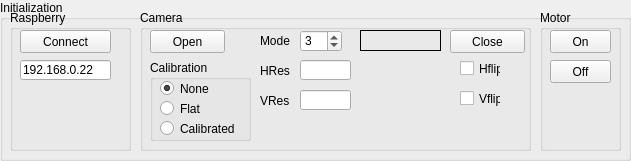
      <widget class="QGroupBox" name="initGroupBox">
       <property name="geometry">
        <rect>
         <x>10</x>
         <y>10</y>
         <width>631</width>
         <height>161</height>
        </rect>
       </property>
       <property name="styleSheet">
        <string notr="true">QGroupBox#initGroupBox { 
     border: 1px solid black; 
 } </string>
       </property>
       <property name="title">
        <string>Initialization</string>
       </property>
       <widget class="QGroupBox" name="cameraGroupBox">
        <property name="geometry">
         <rect>
          <x>140</x>
          <y>10</y>
          <width>391</width>
          <height>141</height>
         </rect>
        </property>
        <property name="title">
         <string>Camera</string>
        </property>
        <widget class="QLabel" name="label_16">
         <property name="geometry">
          <rect>
           <x>120</x>
           <y>20</y>
           <width>47</width>
           <height>21</height>
          </rect>
         </property>
         <property name="text">
          <string>Mode</string>
         </property>
        </widget>
        <widget class="QSpinBox" name="modeBox">
         <property name="geometry">
          <rect>
           <x>160</x>
           <y>20</y>
           <width>42</width>
           <height>22</height>
          </rect>
         </property>
         <property name="minimum">
          <number>0</number>
         </property>
         <property name="maximum">
          <number>7</number>
         </property>
         <property name="value">
          <number>3</number>
         </property>
        </widget>
        <widget class="QLabel" name="cameraVersionLabel">
         <property name="geometry">
          <rect>
           <x>220</x>
           <y>20</y>
           <width>81</width>
           <height>21</height>
          </rect>
         </property>
         <property name="frameShape">
          <enum>QFrame::Box</enum>
         </property>
         <property name="text">
          <string/>
         </property>
        </widget>
        <widget class="QLineEdit" name="hresLineEdit">
         <property name="geometry">
          <rect>
           <x>160</x>
           <y>50</y>
           <width>51</width>
           <height>20</height>
          </rect>
         </property>
        </widget>
        <widget class="QLineEdit" name="vresLineEdit">
         <property name="geometry">
          <rect>
           <x>160</x>
           <y>80</y>
           <width>51</width>
           <height>20</height>
          </rect>
         </property>
        </widget>
        <widget class="QLabel" name="label_9">
         <property name="geometry">
          <rect>
           <x>120</x>
           <y>50</y>
           <width>47</width>
           <height>21</height>
          </rect>
         </property>
         <property name="text">
          <string>HRes</string>
         </property>
        </widget>
        <widget class="QPushButton" name="openCameraButton">
         <property name="geometry">
          <rect>
           <x>10</x>
           <y>20</y>
           <width>75</width>
           <height>23</height>
          </rect>
         </property>
         <property name="text">
          <string>Open</string>
         </property>
        </widget>
        <widget class="QPushButton" name="closeCameraButton">
         <property name="geometry">
          <rect>
           <x>310</x>
           <y>20</y>
           <width>75</width>
           <height>23</height>
          </rect>
         </property>
         <property name="text">
          <string>Close</string>
         </property>
        </widget>
        <widget class="QCheckBox" name="hflipCheckBox">
         <property name="geometry">
          <rect>
           <x>320</x>
           <y>50</y>
           <width>41</width>
           <height>17</height>
          </rect>
         </property>
         <property name="text">
          <string>Hflip</string>
         </property>
        </widget>
        <widget class="QCheckBox" name="vflipCheckBox">
         <property name="geometry">
          <rect>
           <x>320</x>
           <y>80</y>
           <width>41</width>
           <height>17</height>
          </rect>
         </property>
         <property name="text">
          <string>Vflip</string>
         </property>
        </widget>
        <widget class="QGroupBox" name="groupBox_3">
         <property name="geometry">
          <rect>
           <x>10</x>
           <y>50</y>
           <width>101</width>
           <height>81</height>
          </rect>
         </property>
         <property name="title">
          <string>Calibration</string>
         </property>
         <widget class="QRadioButton" name="calibrateNoneButton">
          <property name="geometry">
           <rect>
            <x>10</x>
            <y>20</y>
            <width>82</width>
            <height>17</height>
           </rect>
          </property>
          <property name="text">
           <string>None</string>
          </property>
          <property name="checked">
           <bool>true</bool>
          </property>
         </widget>
         <widget class="QRadioButton" name="calibrateFlatButton">
          <property name="geometry">
           <rect>
            <x>10</x>
            <y>40</y>
            <width>82</width>
            <height>17</height>
           </rect>
          </property>
          <property name="text">
           <string>Flat</string>
          </property>
         </widget>
         <widget class="QRadioButton" name="calibrateTableButton">
          <property name="geometry">
           <rect>
            <x>10</x>
            <y>60</y>
            <width>82</width>
            <height>17</height>
           </rect>
          </property>
          <property name="text">
           <string>Calibrated</string>
          </property>
         </widget>
        </widget>
        <widget class="QLabel" name="label_22">
         <property name="geometry">
          <rect>
           <x>120</x>
           <y>80</y>
           <width>31</width>
           <height>21</height>
          </rect>
         </property>
         <property name="text">
          <string>VRes</string>
         </property>
        </widget>
       </widget>
       <widget class="QGroupBox" name="groupBox">
        <property name="geometry">
         <rect>
          <x>10</x>
          <y>10</y>
          <width>121</width>
          <height>141</height>
         </rect>
        </property>
        <property name="title">
         <string>Raspberry</string>
        </property>
        <widget class="QPushButton" name="connectButton">
         <property name="geometry">
          <rect>
           <x>10</x>
           <y>20</y>
           <width>91</width>
           <height>23</height>
          </rect>
         </property>
         <property name="text">
          <string>Connect</string>
         </property>
        </widget>
        <widget class="QLineEdit" name="ipLineEdit">
         <property name="geometry">
          <rect>
           <x>10</x>
           <y>50</y>
           <width>91</width>
           <height>20</height>
          </rect>
         </property>
         <property name="text">
          <string>192.168.0.22</string>
         </property>
        </widget>
       </widget>
       <widget class="QGroupBox" name="motorOnGroupBox">
        <property name="geometry">
         <rect>
          <x>540</x>
          <y>10</y>
          <width>81</width>
          <height>141</height>
         </rect>
        </property>
        <property name="title">
         <string>Motor</string>
        </property>
        <widget class="QPushButton" name="motorOnButton">
         <property name="geometry">
          <rect>
           <x>10</x>
           <y>20</y>
           <width>61</width>
           <height>23</height>
          </rect>
         </property>
         <property name="text">
          <string>On</string>
         </property>
        </widget>
        <widget class="QPushButton" name="motorOffButton">
         <property name="geometry">
          <rect>
           <x>10</x>
           <y>50</y>
           <width>61</width>
           <height>23</height>
          </rect>
         </property>
         <property name="text">
          <string>Off</string>
         </property>
        </widget>
       </widget>
      </widget>
